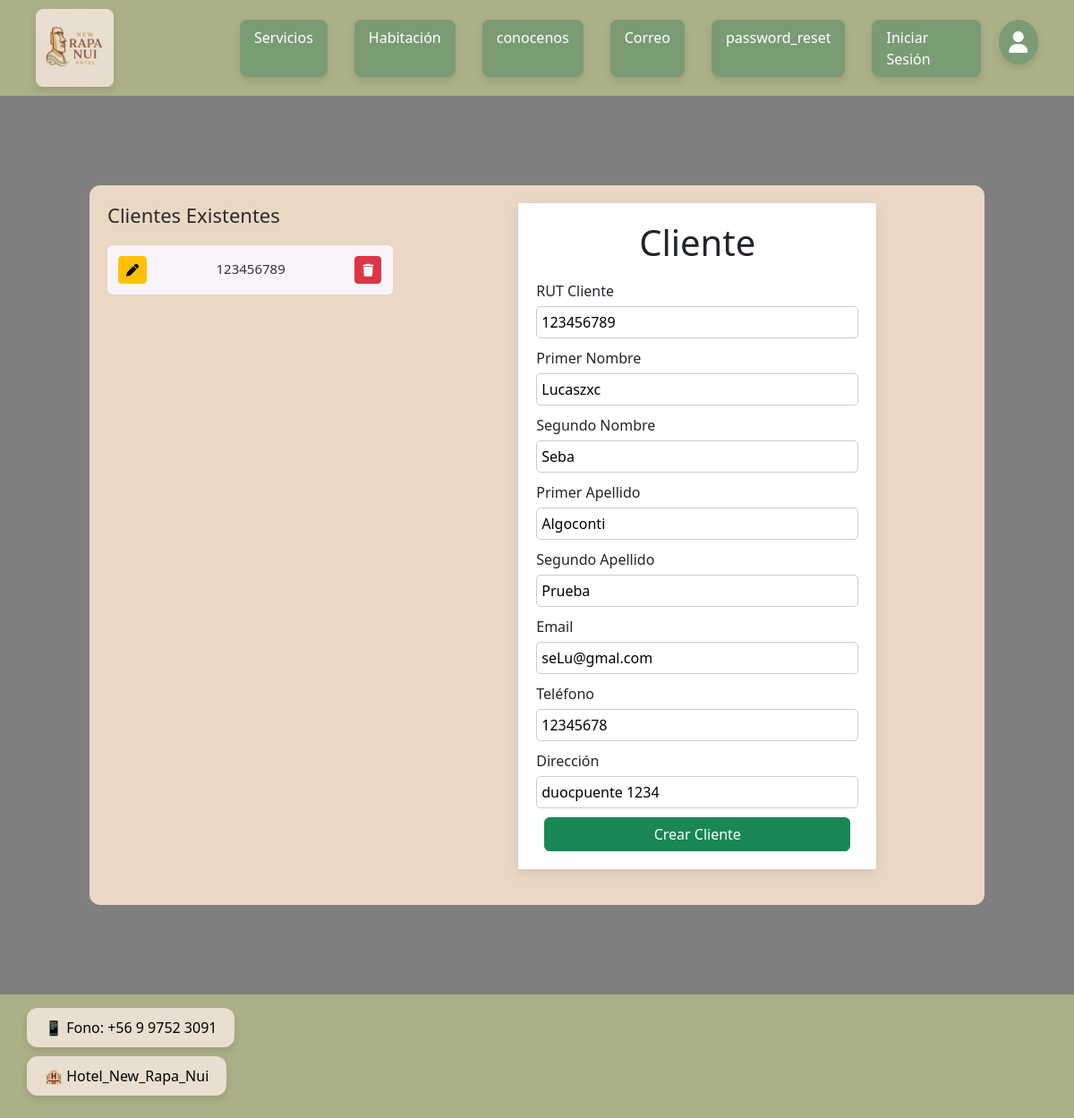
Before: /modificar_cliente_emp/123456789/ with the older database file.
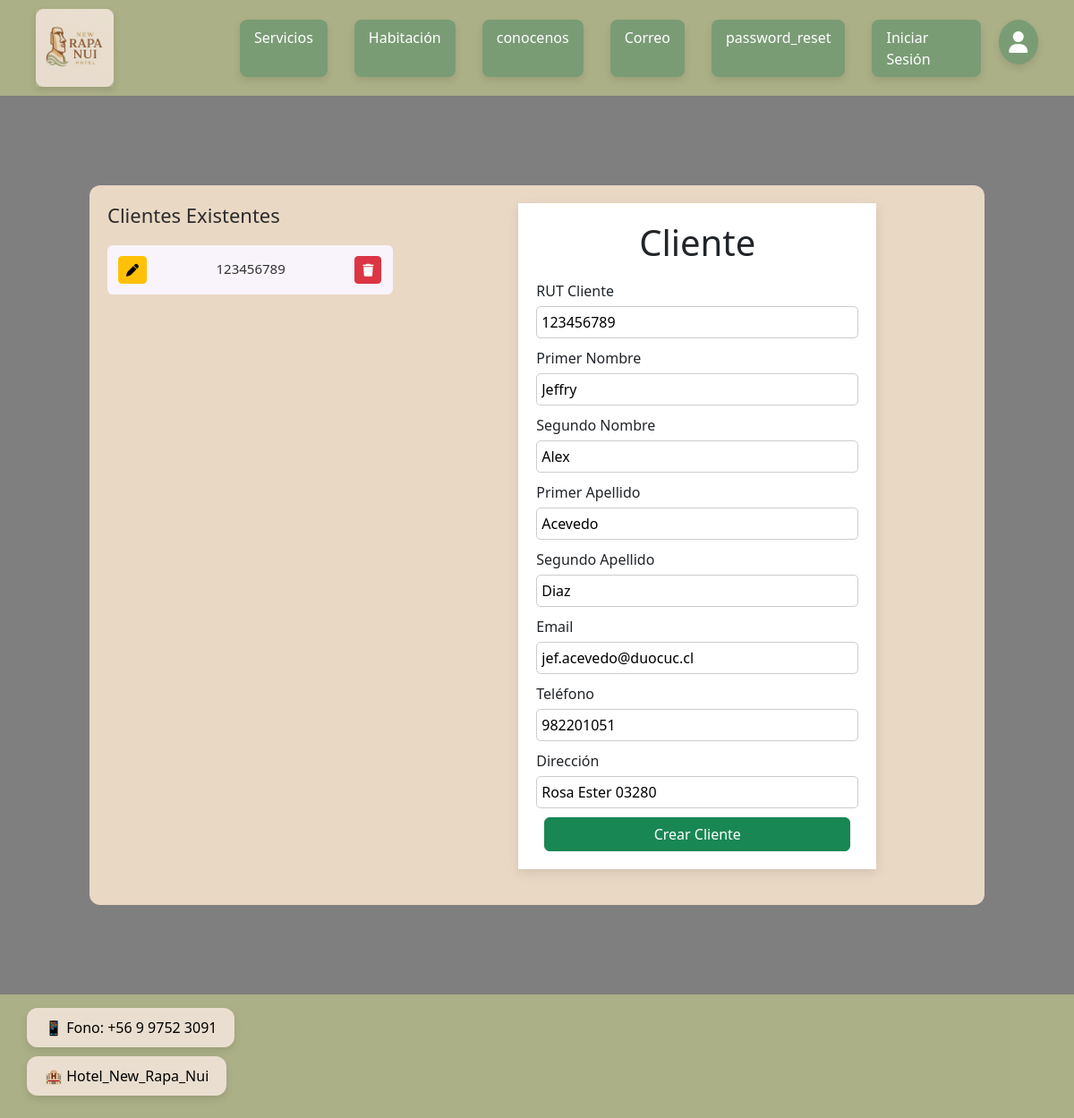
After: the same page with the newer database file.
### app/models.py (models this page shows, shortened)
class Cliente(models.Model):
    Rut_cliente = models.CharField(max_length=10, primary_key=True)
    Pnombre_cliente = models.CharField(max_length=40)
    Snombre_cliente = models.CharField(max_length=40)
    Papellido_cliente = models.CharField(max_length=40)
    Sapellido_cliente = models.CharField(max_length=40)
    email_cliente = models.EmailField()
    telefono_cliente = models.IntegerField()
    direccion_cliente = models.CharField(max_length=100)

### app/views.py (the view, shortened to what this page needs)
# urls.py: path("modificar_cliente_emp/<id>/", modificar_cliente_emp, name="modificar_cliente_emp"),
def modificar_cliente_emp(request, id):
    cliente = Cliente.objects.get(pk=id)
    data = {
        'form': ClienteForm(instance=cliente),
        'clientes': Cliente.objects.all()
    }
    return render(request, "app/Empleados/cliente-emp/cliente-emp.html", data)

### app/forms.py
class ClienteForm(forms.ModelForm):
    class Meta:
        model = Cliente
        fields = '__all__'
    def __init__(self, *args, **kwargs):
        super(ClienteForm, self).__init__(*args, **kwargs)
        self.fields['Rut_cliente'].widget.attrs['readonly'] = True
        self.fields['email_cliente'].widget.attrs['readonly'] = True

### app/templates/app/Empleados/cliente-emp/cliente-emp.html (shortened to what this page needs)
{% extends 'app/base.html' %}
{% load static %}
{% block extra_css %}
  <link rel="stylesheet" href="{% static 'app/css/cliente-emp.css' %}">
{% endblock %}
{% block content %}
<main class="cliente-container">
  <div class="cliente-box" style="background-color: #e9d8c4;">
    <div class="lado izquierdo">
  <h3>Clientes Existentes</h3>
  <table style="width:100%; font-size:14px;">
    <tbody>
        <ul>
          {% for r in clientes %}
          <li>
            <a  class="btn btn-info btn-sm btn-warning" href="{% url 'modificar_cliente_emp' r.Rut_cliente %}"><i class="fas fa-pen"></i></a>
              {{ r.Rut_cliente }}
            <a class="btn btn-info btn-sm btn-danger" href="{% url 'eliminar_cliente_emp' r.Rut_cliente %}"><i class="fas fa-trash"></i></a>
          </li>
          {% endfor %}
        </ul>
    </tbody>
  </table>
</div>
    <section class="formulario">
      <form method="post" action="" enctype="multipart/form-data">
        <h1>Cliente</h1>
 <label for="{{ form.Rut_cliente.id_for_label }}">RUT Cliente</label>
<input
  class="inputCliente"
  type="text"
  name="{{ form.Rut_cliente.name }}"
  id="{{ form.Rut_cliente.id_for_label }}"
  value="{{ form.Rut_cliente.value|default_if_none:'' }}"
  placeholder="Ej: 12.345.678-9">
<label for="{{ form.Pnombre_cliente.id_for_label }}">Primer Nombre</label>
<input
  class="inputCliente"
  type="text"
  name="{{ form.Pnombre_cliente.name }}"
  id="{{ form.Pnombre_cliente.id_for_label }}"
  value="{{ form.Pnombre_cliente.value|default_if_none:'' }}"
  placeholder="Ej: Juan">
<label for="{{ form.Snombre_cliente.id_for_label }}">Segundo Nombre</label>
<input
  class="inputCliente"
  type="text"
  name="{{ form.Snombre_cliente.name }}"
  id="{{ form.Snombre_cliente.id_for_label }}"
  value="{{ form.Snombre_cliente.value|default_if_none:'' }}"
  placeholder="Ej: Pablo">
<label for="{{ form.Papellido_cliente.id_for_label }}">Primer Apellido</label>
<input
  class="inputCliente"
  type="text"
  name="{{ form.Papellido_cliente.name }}"
  id="{{ form.Papellido_cliente.id_for_label }}"
  value="{{ form.Papellido_cliente.value|default_if_none:'' }}"
  placeholder="Ej: Pérez">
<label for="{{ form.Sapellido_cliente.id_for_label }}">Segundo Apellido</label>
<input
  class="inputCliente"
  type="text"
  name="{{ form.Sapellido_cliente.name }}"
  id="{{ form.Sapellido_cliente.id_for_label }}"
  value="{{ form.Sapellido_cliente.value|default_if_none:'' }}"
  placeholder="Ej: González">
<label for="{{ form.email_cliente.id_for_label }}">Email</label>
<input
  class="inputCliente"
  type="email"
  name="{{ form.email_cliente.name }}"
  id="{{ form.email_cliente.id_for_label }}"
  value="{{ form.email_cliente.value|default_if_none:'' }}"
  placeholder="cliente@correo.cl">
<label for="{{ form.telefono_cliente.id_for_label }}">Teléfono</label>
<input
  class="inputCliente"
  type="number"
  name="{{ form.telefono_cliente.name }}"
  id="{{ form.telefono_cliente.id_for_label }}"
  value="{{ form.telefono_cliente.value|default_if_none:'' }}"
  placeholder="Ej: 987654321">
<label for="{{ form.direccion_cliente.id_for_label }}">Dirección</label>
<input
  class="inputCliente"
  type="text"
  name="{{ form.direccion_cliente.name }}"
  id="{{ form.direccion_cliente.id_for_label }}"
  value="{{ form.direccion_cliente.value|default_if_none:'' }}"
  placeholder="Ej: Av. Siempre Viva 123">
              <div class="row">
                  <div  class="contenedorInputs">
                    <button type="submit" class="btn btn-success" style="width: 95%; margin-left: 2.5% ;margin-top: 10px;">Crear Cliente</button>
                  </div>
              </div>
            </form>
  </div>
</main>
{% endblock %}

Changed rows visible on the page:
changed Cliente id 123456789: Pnombre_cliente "Lucaszxc" → "Jeffry"; Snombre_cliente "Seba" → "Alex"; Papellido_cliente "Algoconti" → "Acevedo"; Sapellido_cliente "Prueba" → "Diaz"; email_cliente "seLu@gmal.com" → "jef.acevedo@duocuc.cl"; direccion_cliente "duocpuente 1234" → "Rosa Ester 03280"
Other visible differences:
form field telefono_cliente: "12345678" → "982201051"
